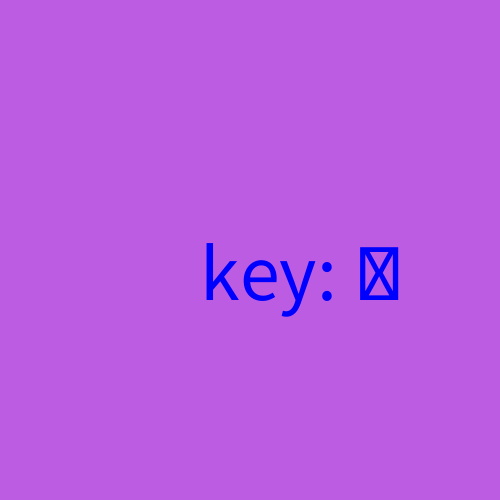
Frame 1 (no input)
Frame 60 (the mouse pressed at the canvas centre just before this capture): identical to frame 1, image omitted
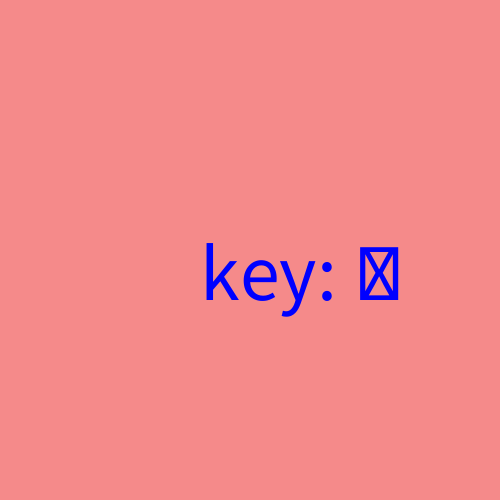
Frame 120 (the mouse held since frame 60 and released just before this capture)

The Processing sketch that drew these frames (run headless with seeded random() and noise(); from frame 60 on, the mouse is pressed at the canvas centre):

// Processing sketch: week02_1
// ── week02_1.pde
//week02_1
void setup(){
  size(500,500);
}
void draw(){
  if(mousePressed)background(#F58A8A);
  else background(#BC5CE3);
  fill(0,0,255);//藍色色彩填充
  textSize(80);
  text("key: "+ key,200,300);
}
